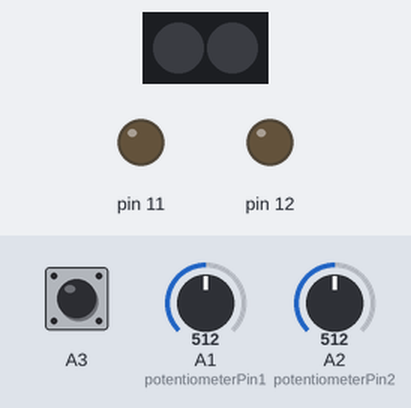
Simulated run of this sketch. Board: Arduino Uno, built with avr-gcc and run on an emulated ATmega328P. Shown: 2 RGB LEDs in strip order, left to right, output pins drawn as LEDs (lit = HIGH). Inputs (shaded band) come from the test bench; at power-on: A1 (potentiometerPin1) = 512, A2 (potentiometerPin2) = 512, A3 HIGH. Dim RGB values are drawn brighter than linear; what the sketch prints to the serial monitor is not drawn.

Above: at 0.1 s.
At 1.18 s:
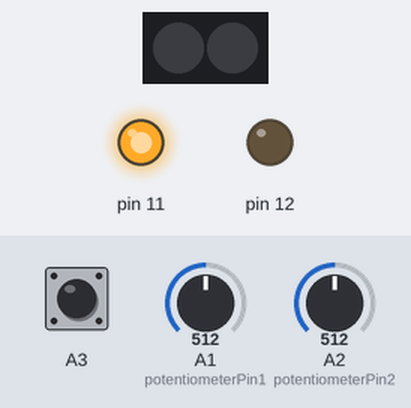
At 1.93 s:
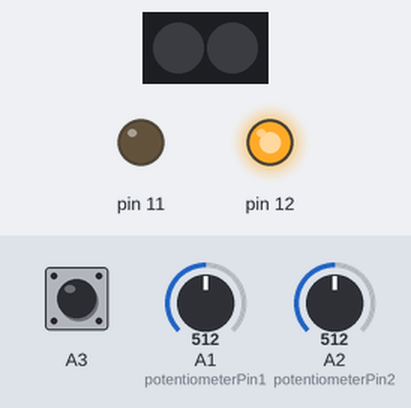
At 2.7 s:
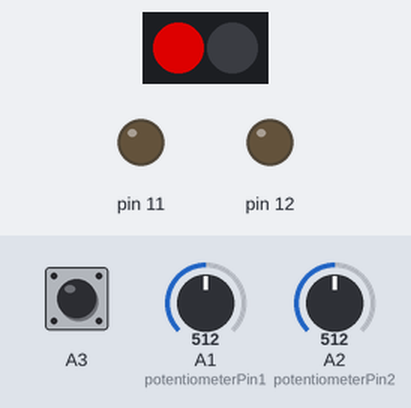
Timing chart, 0 to 4.2 s (numbered marks = the images above):
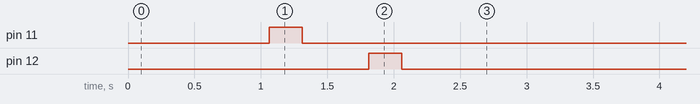

Measured:
- by itself, pin 11: LOW → HIGH at 1.1 s, → LOW 0.25 s later
- by itself, pin 12: LOW → HIGH at 1.8 s, → LOW 0.25 s later

The sketch:

ZL_potentiometer_tester.ino
```cpp
// Potentiometer tester
// Version: 1.2
// By Rafał Mlicki

// Liberies:
#include <ADCTouch.h>
#include <Adafruit_NeoPixel.h>

// Constants:
#define LED_PIN        13
#define NUMBER_OF_LEDS  2

const int potentiometerPin1 = A1;
const int potentiometerPin2 = A2;
const int relaySwitchDelay = 250;
const int disconnectPotentiometerValue = 1000;
const int highProperValueMax = 250;
const int highProperValueMin = 200;
const int lowProperValueMax = 50;
const int lowProperValueMin = 5;

// Variables:
int mode=1;
int touchPinReference;
int touchPinValue;
int testResultUpperPosition=0;
int testResultLowerPosition=0;
Adafruit_NeoPixel ledStrip(NUMBER_OF_LEDS, LED_PIN, NEO_GRB + NEO_KHZ800);

// Main program setup
void setup() {
  Serial.begin(9600);

  pinMode(A1, INPUT_PULLUP);
  pinMode(A2, INPUT_PULLUP);
  pinMode(11, OUTPUT);
  pinMode(12, OUTPUT);

  touchPinReference = ADCTouch.read(A3, 500);

  ledStrip.begin();
}

// Main program loop
void loop() {

  switch (mode) {
    // Potentiometer not connected
    case 1:
      Serial.println("mode=1");

      ledStrip.clear();
      ledStrip.setPixelColor(0, ledStrip.Color(150, 150, 0));
      ledStrip.show();

      if (analogRead(potentiometerPin1)<disconnectPotentiometerValue && analogRead(potentiometerPin2)<disconnectPotentiometerValue)
        mode=2;

      break;

    // Potentiometer test sequence
    case 2:
      Serial.println("mode=2");

      if (analogRead(potentiometerPin1)>disconnectPotentiometerValue && analogRead(potentiometerPin2)>disconnectPotentiometerValue) {
        mode=1;
        testResultUpperPosition=0;
        testResultLowerPosition=0;
        break;
      }

      ledStrip.clear();
      ledStrip.show();

      delay(1000);

      DriveUp();

      if (analogRead(potentiometerPin1)>highProperValueMin && analogRead(potentiometerPin1)<highProperValueMax && analogRead(potentiometerPin2)>lowProperValueMin && analogRead(potentiometerPin2)<lowProperValueMax ) {
        testResultUpperPosition=1;
      } else {
        testResultUpperPosition=2;
      }

      DriveDown();

      if (analogRead(potentiometerPin2)>highProperValueMin && analogRead(potentiometerPin2)<highProperValueMax && analogRead(potentiometerPin1)>lowProperValueMin && analogRead(potentiometerPin1)<lowProperValueMax ) {
        testResultLowerPosition=1;
      } else {
        testResultLowerPosition=2;
      }

      if (testResultUpperPosition==1 && testResultLowerPosition==1) {
        mode=3;
      }
      if (testResultUpperPosition==2 || testResultLowerPosition==2) {
        mode=4;
      }

      touchPinReference = ADCTouch.read(A3, 500);

      break;

    // Potentiometer test passed and touch testing
    case 3:
      Serial.println("mode=3");

      if (analogRead(potentiometerPin1)>disconnectPotentiometerValue && analogRead(potentiometerPin2)>disconnectPotentiometerValue) {
        mode=1;
        testResultUpperPosition=0;
        testResultLowerPosition=0;
        break;
      }

      ledStrip.clear();
      ledStrip.setPixelColor(0, ledStrip.Color(0, 150, 0));
      touchPinValue = ADCTouch.read(A3);
      touchPinValue -= touchPinReference;

      if (touchPinValue > 40) {
        ledStrip.setPixelColor(1, ledStrip.Color(0, 0, 150));
      }

      ledStrip.show();

      break;

    // Potentiometer test not passed
    case 4:
      Serial.println("mode=4");

      if (analogRead(potentiometerPin1)>disconnectPotentiometerValue && analogRead(potentiometerPin2)>disconnectPotentiometerValue) {
        mode=1;
        testResultUpperPosition=0;
        testResultLowerPosition=0;
        break;
      }

      ledStrip.clear();
      ledStrip.setPixelColor(0, ledStrip.Color(150, 0, 0));
      ledStrip.show();

      break;

    default:
      Serial.println("default");
  }
}

// Potentiometer motor drives up
void DriveUp(){
  digitalWrite(11, HIGH);
  delay(relaySwitchDelay);
  digitalWrite(11, LOW);
  delay(500);
}

// Potentiometer motor drives down
void DriveDown(){
  digitalWrite(12, HIGH);
  delay(relaySwitchDelay);
  digitalWrite(12, LOW);
  delay(500);
}
```
